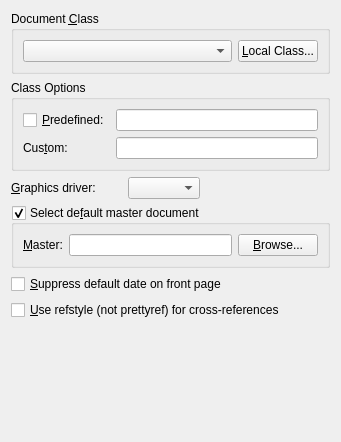
<?xml version="1.0" encoding="UTF-8"?>
<ui version="4.0">
 <class>LaTeXUi</class>
 <widget class="QWidget" name="LaTeXUi">
  <property name="geometry">
   <rect>
    <x>0</x>
    <y>0</y>
    <width>341</width>
    <height>442</height>
   </rect>
  </property>
  <property name="windowTitle">
   <string/>
  </property>
  <layout class="QGridLayout" name="gridLayout_2">
   <item row="0" column="0" colspan="4">
    <widget class="QGroupBox" name="groupBox">
     <property name="title">
      <string>Document &amp;Class</string>
     </property>
     <property name="flat">
      <bool>true</bool>
     </property>
     <layout class="QGridLayout">
      <property name="margin">
       <number>9</number>
      </property>
      <property name="spacing">
       <number>6</number>
      </property>
      <item row="0" column="0">
       <widget class="lyx::frontend::CategorizedCombo" name="classCO">
        <property name="maxVisibleItems">
         <number>20</number>
        </property>
       </widget>
      </item>
      <item row="0" column="1">
       <widget class="QPushButton" name="layoutPB">
        <property name="sizePolicy">
         <sizepolicy hsizetype="Fixed" vsizetype="Fixed">
          <horstretch>0</horstretch>
          <verstretch>0</verstretch>
         </sizepolicy>
        </property>
        <property name="toolTip">
         <string>Click to select a local document class definition file</string>
        </property>
        <property name="text">
         <string>&amp;Local Class...</string>
        </property>
       </widget>
      </item>
     </layout>
    </widget>
   </item>
   <item row="1" column="0" colspan="4">
    <widget class="QGroupBox" name="optionsGB">
     <property name="title">
      <string>Class Options</string>
     </property>
     <property name="flat">
      <bool>true</bool>
     </property>
     <layout class="QGridLayout" name="gridLayout_1">
      <item row="0" column="0">
       <widget class="QCheckBox" name="defaultOptionsCB">
        <property name="toolTip">
         <string>Enable to use the options that are predefined in the layout file</string>
        </property>
        <property name="text">
         <string>&amp;Predefined:</string>
        </property>
       </widget>
      </item>
      <item row="0" column="1">
       <widget class="QLineEdit" name="defaultOptionsLE">
        <property name="toolTip">
         <string>The options that are predefined in the layout file. Click to the left to select/deselect.</string>
        </property>
        <property name="readOnly">
         <bool>true</bool>
        </property>
       </widget>
      </item>
      <item row="1" column="0">
       <widget class="QLabel" name="optionsL">
        <property name="text">
         <string>Cus&amp;tom:</string>
        </property>
        <property name="buddy">
         <cstring>optionsLE</cstring>
        </property>
       </widget>
      </item>
      <item row="1" column="1">
       <widget class="QLineEdit" name="optionsLE"/>
      </item>
     </layout>
    </widget>
   </item>
   <item row="2" column="0">
    <widget class="QLabel" name="psdriverL">
     <property name="text">
      <string>&amp;Graphics driver:</string>
     </property>
     <property name="buddy">
      <cstring>psdriverCO</cstring>
     </property>
    </widget>
   </item>
   <item row="2" column="2">
    <widget class="QComboBox" name="psdriverCO">
     <property name="duplicatesEnabled">
      <bool>false</bool>
     </property>
    </widget>
   </item>
   <item row="2" column="3">
    <spacer name="horizontalSpacer_1">
     <property name="orientation">
      <enum>Qt::Horizontal</enum>
     </property>
     <property name="sizeHint" stdset="0">
      <size>
       <width>261</width>
       <height>22</height>
      </size>
     </property>
    </spacer>
   </item>
   <item row="3" column="0" colspan="4">
    <widget class="QGroupBox" name="childDocGB">
     <property name="toolTip">
      <string>Select if the current document is included to a master file</string>
     </property>
     <property name="statusTip">
      <string/>
     </property>
     <property name="title">
      <string>Select de&amp;fault master document</string>
     </property>
     <property name="flat">
      <bool>true</bool>
     </property>
     <property name="checkable">
      <bool>true</bool>
     </property>
     <layout class="QGridLayout">
      <property name="margin">
       <number>9</number>
      </property>
      <property name="spacing">
       <number>6</number>
      </property>
      <item row="0" column="0">
       <widget class="QLabel" name="childDocLA">
        <property name="text">
         <string>&amp;Master:</string>
        </property>
        <property name="buddy">
         <cstring>childDocLE</cstring>
        </property>
       </widget>
      </item>
      <item row="0" column="2">
       <widget class="QPushButton" name="childDocPB">
        <property name="text">
         <string>&amp;Browse...</string>
        </property>
       </widget>
      </item>
      <item row="0" column="1">
       <widget class="QLineEdit" name="childDocLE">
        <property name="toolTip">
         <string>Enter the name of the default master document</string>
        </property>
       </widget>
      </item>
     </layout>
    </widget>
   </item>
   <item row="4" column="0" colspan="4">
    <widget class="QCheckBox" name="suppressDateCB">
     <property name="enabled">
      <bool>true</bool>
     </property>
     <property name="sizePolicy">
      <sizepolicy hsizetype="Preferred" vsizetype="Fixed">
       <horstretch>0</horstretch>
       <verstretch>0</verstretch>
      </sizepolicy>
     </property>
     <property name="text">
      <string>&amp;Suppress default date on front page</string>
     </property>
    </widget>
   </item>
   <item row="6" column="1">
    <spacer name="verticalSpacer">
     <property name="orientation">
      <enum>Qt::Vertical</enum>
     </property>
     <property name="sizeHint" stdset="0">
      <size>
       <width>20</width>
       <height>2</height>
      </size>
     </property>
    </spacer>
   </item>
   <item row="5" column="0" colspan="4">
    <widget class="QCheckBox" name="refstyleCB">
     <property name="text">
      <string>&amp;Use refstyle (not prettyref) for cross-references</string>
     </property>
    </widget>
   </item>
  </layout>
 </widget>
 <customwidgets>
  <customwidget>
   <class>lyx::frontend::CategorizedCombo</class>
   <extends>QComboBox</extends>
   <header>CategorizedCombo.h</header>
  </customwidget>
 </customwidgets>
 <tabstops>
  <tabstop>classCO</tabstop>
  <tabstop>layoutPB</tabstop>
  <tabstop>defaultOptionsCB</tabstop>
  <tabstop>defaultOptionsLE</tabstop>
  <tabstop>optionsLE</tabstop>
  <tabstop>psdriverCO</tabstop>
  <tabstop>childDocGB</tabstop>
  <tabstop>childDocLE</tabstop>
  <tabstop>childDocPB</tabstop>
  <tabstop>suppressDateCB</tabstop>
  <tabstop>refstyleCB</tabstop>
 </tabstops>
 <includes>
  <include location="local">qt_i18n.h</include>
 </includes>
 <resources/>
 <connections>
  <connection>
   <sender>defaultOptionsCB</sender>
   <signal>toggled(bool)</signal>
   <receiver>defaultOptionsLE</receiver>
   <slot>setEnabled(bool)</slot>
   <hints>
    <hint type="sourcelabel">
     <x>63</x>
     <y>79</y>
    </hint>
    <hint type="destinationlabel">
     <x>237</x>
     <y>82</y>
    </hint>
   </hints>
  </connection>
  <connection>
   <sender>groupBox</sender>
   <signal>clicked()</signal>
   <receiver>classCO</receiver>
   <slot>setFocus()</slot>
   <hints>
    <hint type="sourcelabel">
     <x>160</x>
     <y>33</y>
    </hint>
    <hint type="destinationlabel">
     <x>160</x>
     <y>47</y>
    </hint>
   </hints>
  </connection>
 </connections>
</ui>
